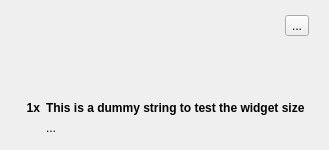
<?xml version="1.0" encoding="UTF-8"?>
<ui version="4.0">
 <class>ListViewItemTooltip</class>
 <widget class="AnimatedDialog" name="ListViewItemTooltip">
  <property name="geometry">
   <rect>
    <x>0</x>
    <y>0</y>
    <width>329</width>
    <height>150</height>
   </rect>
  </property>
  <property name="sizePolicy">
   <sizepolicy hsizetype="MinimumExpanding" vsizetype="MinimumExpanding">
    <horstretch>0</horstretch>
    <verstretch>0</verstretch>
   </sizepolicy>
  </property>
  <property name="windowTitle">
   <string>ToolboxTooltip</string>
  </property>
  <layout class="QVBoxLayout" name="verticalLayout7">
   <property name="sizeConstraint">
    <enum>QLayout::SetMinimumSize</enum>
   </property>
   <property name="leftMargin">
    <number>0</number>
   </property>
   <property name="topMargin">
    <number>0</number>
   </property>
   <property name="rightMargin">
    <number>0</number>
   </property>
   <property name="bottomMargin">
    <number>0</number>
   </property>
   <item>
    <widget class="QFrame" name="frame">
     <property name="sizePolicy">
      <sizepolicy hsizetype="MinimumExpanding" vsizetype="MinimumExpanding">
       <horstretch>0</horstretch>
       <verstretch>0</verstretch>
      </sizepolicy>
     </property>
     <property name="styleSheet">
      <string notr="true">border-image: url(:/ListViewItemTooltip.png);</string>
     </property>
     <property name="frameShape">
      <enum>QFrame::NoFrame</enum>
     </property>
     <property name="frameShadow">
      <enum>QFrame::Plain</enum>
     </property>
     <property name="lineWidth">
      <number>0</number>
     </property>
     <layout class="QVBoxLayout" name="verticalLayout_3">
      <property name="leftMargin">
       <number>20</number>
      </property>
      <property name="topMargin">
       <number>15</number>
      </property>
      <property name="rightMargin">
       <number>20</number>
      </property>
      <property name="bottomMargin">
       <number>15</number>
      </property>
      <item>
       <layout class="QHBoxLayout" name="horizontalLayout_4">
        <item>
         <widget class="QPushButton" name="buttonObjectImage">
          <property name="sizePolicy">
           <sizepolicy hsizetype="MinimumExpanding" vsizetype="MinimumExpanding">
            <horstretch>0</horstretch>
            <verstretch>0</verstretch>
           </sizepolicy>
          </property>
          <property name="minimumSize">
           <size>
            <width>32</width>
            <height>32</height>
           </size>
          </property>
          <property name="styleSheet">
           <string notr="true">border-image: url(:/transparant.png);</string>
          </property>
          <property name="text">
           <string notr="true"/>
          </property>
          <property name="shortcut">
           <string notr="true"/>
          </property>
          <property name="flat">
           <bool>true</bool>
          </property>
         </widget>
        </item>
        <item>
         <layout class="QVBoxLayout" name="verticalLayout">
          <item>
           <layout class="QHBoxLayout" name="horizontalLayout_3">
            <item>
             <spacer name="plaatjeSpacer">
              <property name="orientation">
               <enum>Qt::Horizontal</enum>
              </property>
              <property name="sizeHint" stdset="0">
               <size>
                <width>13</width>
                <height>13</height>
               </size>
              </property>
             </spacer>
            </item>
            <item>
             <widget class="QToolButton" name="buttonRemove">
              <property name="styleSheet">
               <string notr="true">border-image: url(:/transparant.png);</string>
              </property>
              <property name="text">
               <string>...</string>
              </property>
              <property name="icon">
               <iconset resource="../../imagery/style/style-resources.qrc">
                <normaloff>:/IconDelete.png</normaloff>:/IconDelete.png</iconset>
              </property>
              <property name="iconSize">
               <size>
                <width>16</width>
                <height>16</height>
               </size>
              </property>
              <property name="shortcut">
               <string comment="Probably 'Esc' for any language" extracomment="escape should close the listviewtooltip">Esc</string>
              </property>
             </widget>
            </item>
           </layout>
          </item>
          <item>
           <spacer name="verticalSpacer_2">
            <property name="orientation">
             <enum>Qt::Vertical</enum>
            </property>
            <property name="sizeHint" stdset="0">
             <size>
              <width>20</width>
              <height>13</height>
             </size>
            </property>
           </spacer>
          </item>
          <item>
           <layout class="QHBoxLayout" name="horizontalLayout">
            <item>
             <layout class="QHBoxLayout" name="optionsLayout">
              <property name="spacing">
               <number>2</number>
              </property>
              <item>
               <widget class="QLabel" name="spacer">
                <property name="minimumSize">
                 <size>
                  <width>20</width>
                  <height>32</height>
                 </size>
                </property>
                <property name="maximumSize">
                 <size>
                  <width>20</width>
                  <height>32</height>
                 </size>
                </property>
                <property name="styleSheet">
                 <string notr="true">border-image: url(:/transparant.png);</string>
                </property>
                <property name="text">
                 <string/>
                </property>
               </widget>
              </item>
             </layout>
            </item>
            <item>
             <spacer name="horizontalSpacer">
              <property name="orientation">
               <enum>Qt::Horizontal</enum>
              </property>
              <property name="sizeHint" stdset="0">
               <size>
                <width>40</width>
                <height>20</height>
               </size>
              </property>
             </spacer>
            </item>
           </layout>
          </item>
         </layout>
        </item>
       </layout>
      </item>
      <item>
       <layout class="QHBoxLayout" name="horizontalLayout_2">
        <property name="sizeConstraint">
         <enum>QLayout::SetMinimumSize</enum>
        </property>
        <item>
         <widget class="QLabel" name="labelCount">
          <property name="sizePolicy">
           <sizepolicy hsizetype="Maximum" vsizetype="Preferred">
            <horstretch>0</horstretch>
            <verstretch>0</verstretch>
           </sizepolicy>
          </property>
          <property name="minimumSize">
           <size>
            <width>20</width>
            <height>0</height>
           </size>
          </property>
          <property name="maximumSize">
           <size>
            <width>40</width>
            <height>50</height>
           </size>
          </property>
          <property name="font">
           <font>
            <weight>75</weight>
            <bold>true</bold>
           </font>
          </property>
          <property name="styleSheet">
           <string notr="true">border-image: url(:/transparant.png);</string>
          </property>
          <property name="text">
           <string>1x</string>
          </property>
          <property name="alignment">
           <set>Qt::AlignRight|Qt::AlignTop|Qt::AlignTrailing</set>
          </property>
         </widget>
        </item>
        <item>
         <layout class="QVBoxLayout" name="verticalLayout_2">
          <property name="sizeConstraint">
           <enum>QLayout::SetMinimumSize</enum>
          </property>
          <item>
           <widget class="QLabel" name="labelName">
            <property name="sizePolicy">
             <sizepolicy hsizetype="MinimumExpanding" vsizetype="Preferred">
              <horstretch>0</horstretch>
              <verstretch>0</verstretch>
             </sizepolicy>
            </property>
            <property name="minimumSize">
             <size>
              <width>32</width>
              <height>0</height>
             </size>
            </property>
            <property name="font">
             <font>
              <weight>75</weight>
              <bold>true</bold>
             </font>
            </property>
            <property name="styleSheet">
             <string notr="true">border-image: url(:/transparant.png);</string>
            </property>
            <property name="text">
             <string>This is a dummy string to test the widget size</string>
            </property>
            <property name="alignment">
             <set>Qt::AlignLeading|Qt::AlignLeft|Qt::AlignTop</set>
            </property>
           </widget>
          </item>
          <item>
           <widget class="QLabel" name="labelDescription">
            <property name="sizePolicy">
             <sizepolicy hsizetype="MinimumExpanding" vsizetype="Preferred">
              <horstretch>0</horstretch>
              <verstretch>0</verstretch>
             </sizepolicy>
            </property>
            <property name="minimumSize">
             <size>
              <width>0</width>
              <height>0</height>
             </size>
            </property>
            <property name="styleSheet">
             <string notr="true">border-image: url(:/transparant.png);</string>
            </property>
            <property name="text">
             <string>...</string>
            </property>
            <property name="alignment">
             <set>Qt::AlignLeading|Qt::AlignLeft|Qt::AlignTop</set>
            </property>
           </widget>
          </item>
         </layout>
        </item>
       </layout>
      </item>
     </layout>
    </widget>
   </item>
  </layout>
 </widget>
 <customwidgets>
  <customwidget>
   <class>AnimatedDialog</class>
   <extends>QWidget</extends>
   <header>animateddialog.h</header>
   <container>1</container>
  </customwidget>
 </customwidgets>
 <resources>
  <include location="../../imagery/style/style-resources.qrc"/>
 </resources>
 <connections/>
</ui>
